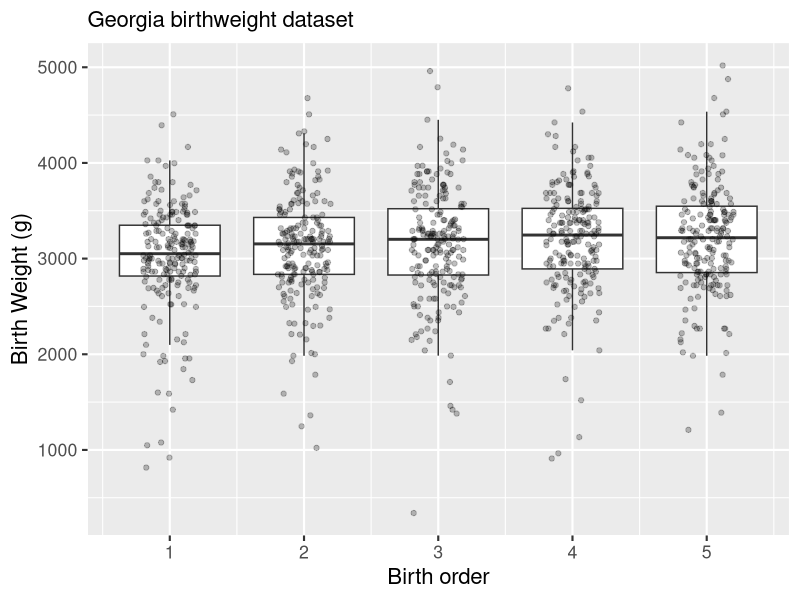
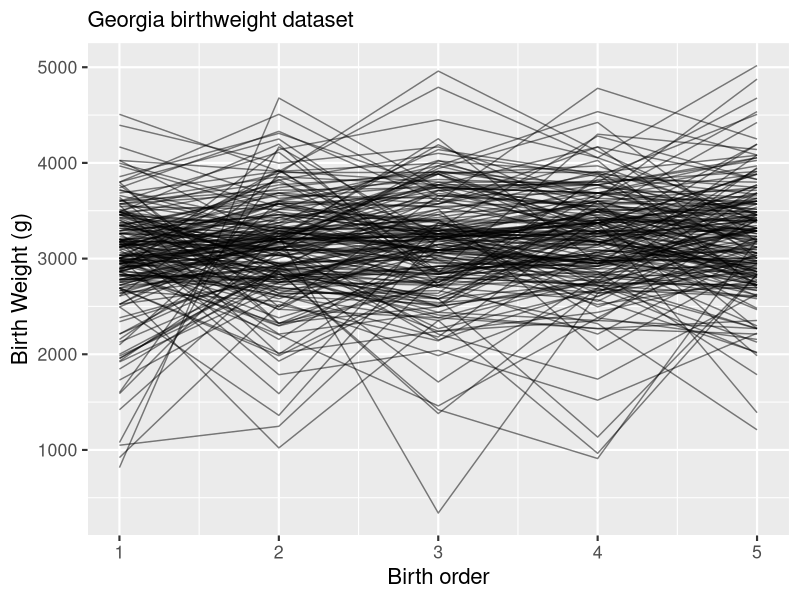

Write the R code that produced these figures, in order. (Note: this script raises an error after producing the figures.)
## ---- chunk 1
sigma_subj <- sqrt(3)
sigma_resid <- 1
n <- 100
## ---- chunk 2
library(tidyverse)
ga <- read_csv("gababies.csv") %>%
  mutate(momage = na_if(momage, 99)) %>%
  mutate(agebin = cut(initage, breaks = c(0, 17, 100))) %>%
  mutate(momid = factor(momid)) %>%
  mutate(lowbrth = recode_factor(lowbrth, `0` = "normal", `1` = "low"))
## ---- chunk 3
ggplot(ga, aes(x = birthord, group = birthord, y = bweight)) +
  geom_boxplot(notch = FALSE, outlier.shape = NA) +
  geom_jitter(width=0.2, col = "black", alpha = 0.25) +
  theme_grey(base_size = 16) + 
  labs(subtitle = "Georgia birthweight dataset") +
  xlab("Birth order") + ylab("Birth Weight (g)")
## ---- chunk 4
ggplot(ga, aes(x = birthord, y = bweight, group = momid)) +
  geom_line(alpha=0.5) +
  theme_grey(base_size = 16) + 
  theme(legend.position = "none") +
  labs(subtitle = "Georgia birthweight dataset") +
  xlab("Birth order") + ylab("Birth Weight (g)")
## ---- chunk 5
library(nlme)
gafit1 <- lme(bweight ~ birthord, data=ga, 
    random=~birthord|momid,
    na.action=na.omit,
    control=list(msMaxIter=600, msMaxEval=600, sing.tol=1e-20))
## ---- chunk 6
intervals(gafit1)
## ---- chunk 7
gafit2 <- lme(bweight ~ birthord*agebin, data=ga, 
    random=~1|momid)
summary(gafit2)
intervals(gafit2)
